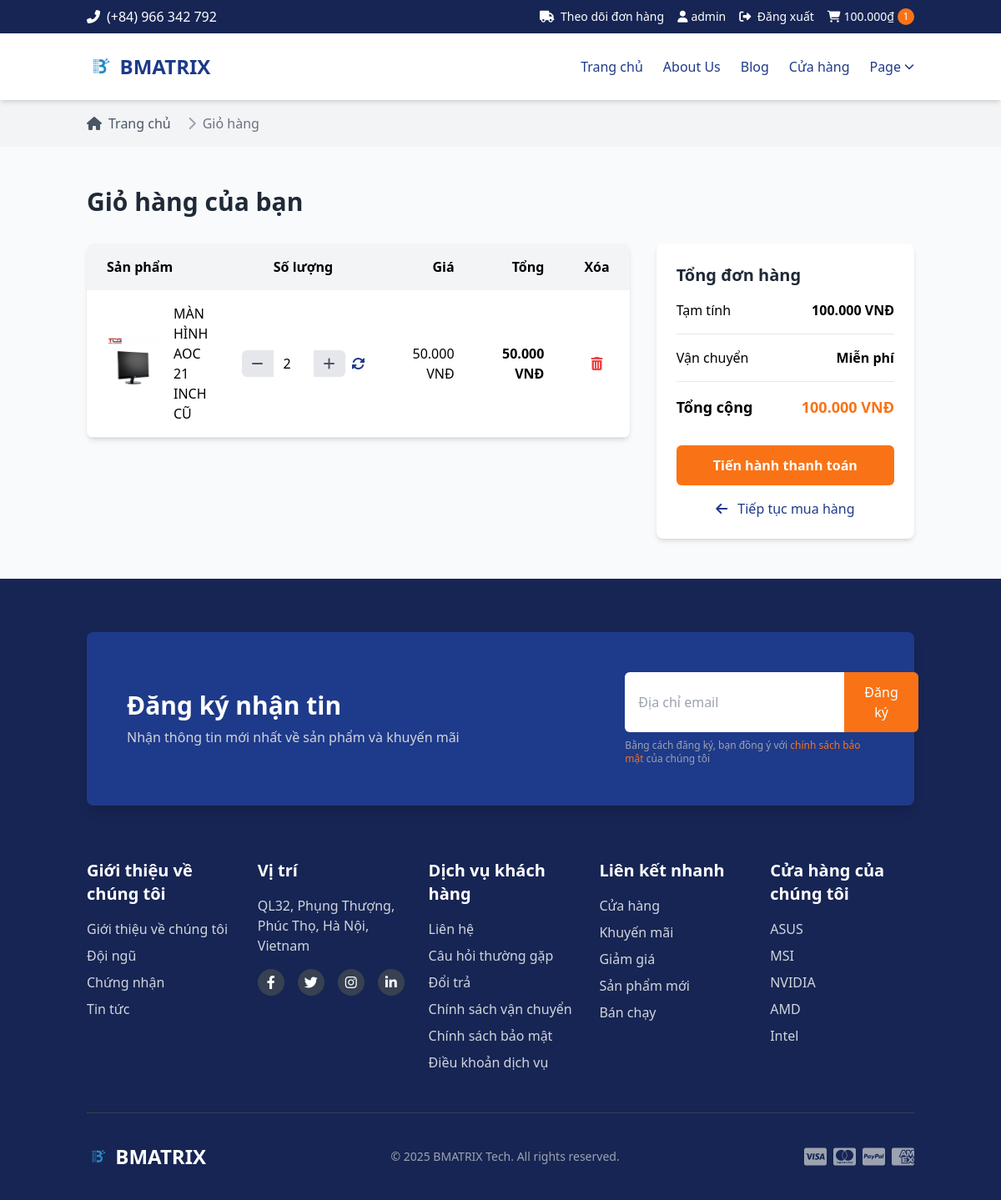
The page /cart/ (signed in) on the database as committed earlier.
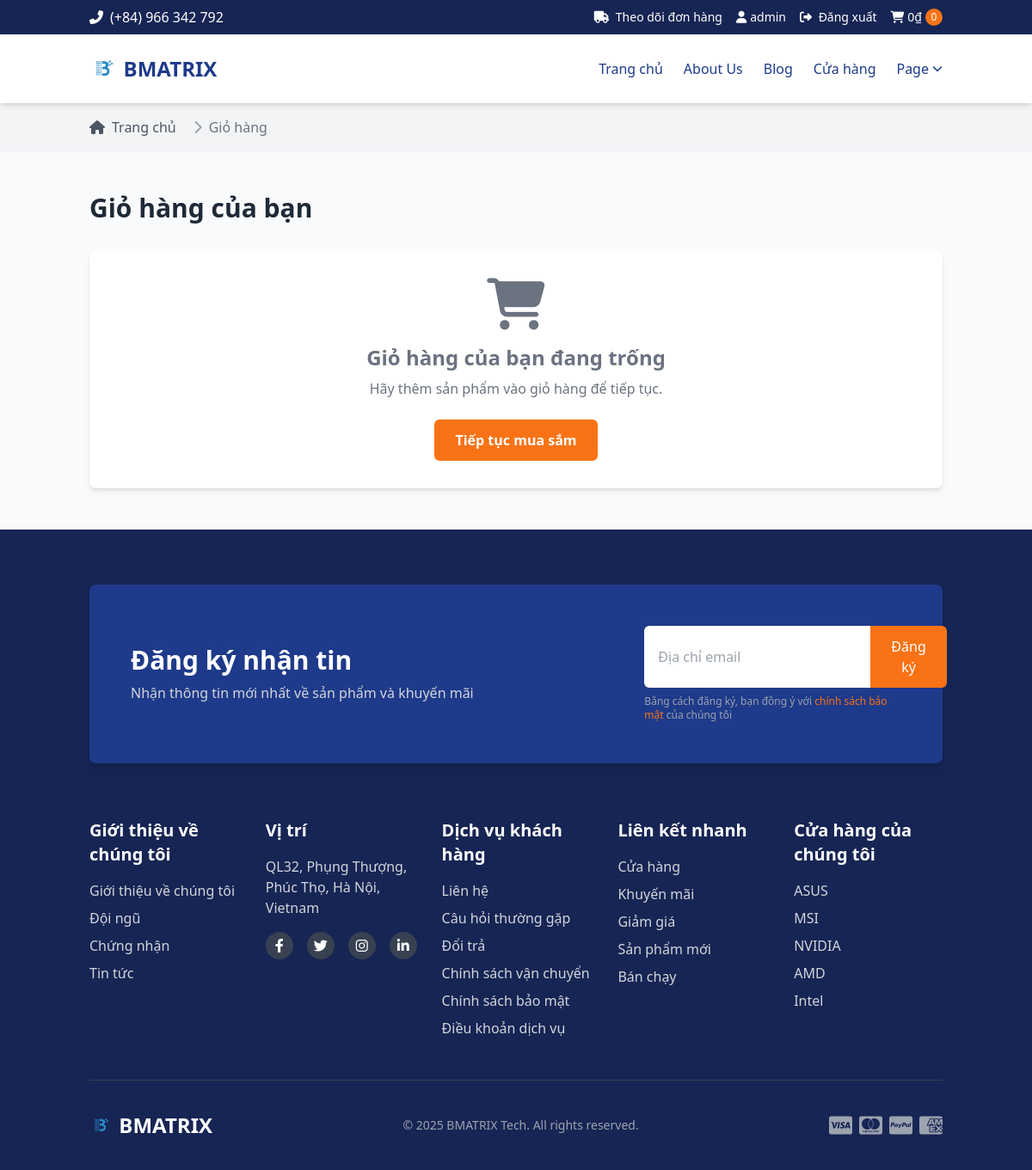
The same page on the database as committed later.
### cart/models.py (models this page shows, shortened)
class CartItem(models.Model):
    cart = models.ForeignKey(Cart, related_name='items', on_delete=models.CASCADE)
    product = models.ForeignKey(Product, on_delete=models.CASCADE)
    quantity = models.PositiveIntegerField(default=1)

### shop/models.py (models this page shows, shortened)
class Product(models.Model):
    AVAILABILITY_CHOICES = (
        ('in_stock', 'Còn hàng'),
        ('out_of_stock', 'Hết hàng'),
        ('pre_order', 'Đặt trước'),
        ('discontinued', 'Ngừng kinh doanh'),
        ('coming_soon', 'Sắp có hàng'),
    )
    category = models.ForeignKey(Category, related_name='products', on_delete=models.CASCADE)
    brand = models.ForeignKey(Brand, related_name='products', on_delete=models.SET_NULL, null=True, blank=True)
    name = models.CharField(max_length=200)
    slug = models.SlugField(unique=True)
    description = models.TextField(blank=True)
    price = models.DecimalField(max_digits=10, decimal_places=0)
    stock = models.PositiveIntegerField()
    image = models.ImageField(upload_to='products/', blank=True, null=True)
    availability = models.CharField(max_length=20, choices=AVAILABILITY_CHOICES, default='in_stock')
    created_at = models.DateTimeField(auto_now_add=True)
    updated_at = models.DateTimeField(auto_now=True)
    featured = models.BooleanField(default=False)
    class Meta:
        ordering = ('-created_at',)
    def get_absolute_url(self):
        return reverse('shop:product_detail', args=[self.slug])
    def get_main_image(self):
        if self.image:
            return self.image.url
        first_image = self.images.first()
        if first_image:
            return first_image.image.url
        return '/static/img/placeholder.png'

### cart/views.py (the view)
# urls.py: path('', views.cart_detail, name='cart_detail'),
def cart_detail(request):
    cart = _get_or_create_cart(request)
    cart_items = cart.items.all().select_related('product')
    total = sum(item.product.price * item.quantity for item in cart_items)
    context = {
        'cart': cart,
        'cart_items': cart_items,
        'total': total,
    }
    return render(request, 'cart/cart_detail.html', context)

### cart/context_processors.py (called while the page is built, shortened)
def cart_context(request):
    cart_count = 0
    cart_total = 0
    if request.user.is_authenticated:
        try:
            cart = Cart.objects.get(user=request.user)
            cart_items = CartItem.objects.filter(cart=cart)
            cart_count = cart_items.count()
            cart_total = sum(item.product.price * item.quantity for item in cart_items)
        except Cart.DoesNotExist:
            pass
    return {
        'cart_count': cart_count,
        'cart_total': cart_total,
    }

### cart/views.py (called while the page is built, shortened)
def _get_or_create_cart(request):
    if request.user.is_authenticated:
        cart, created = Cart.objects.get_or_create(user=request.user)
    return cart

### shop/templatetags/shop_tags.py (called while the page is built)
@register.filter(name='format_price')
def format_price(value):
    if value is None:
        return '0'
    try:
        value_int = int(float(value))
        value_str = str(value_int)
        result = ''
        for i, char in enumerate(reversed(value_str)):
            if i > 0 and i % 3 == 0:
                result = '.' + result
            result = char + result
        return result
    except (ValueError, TypeError):
        return str(value)

### templates/cart/cart_detail.html (shortened to what the changed rows need)
{% extends 'base.html' %}
{% load static %}
{% load shop_tags %}
{% block content %}
<section class="py-12">
    <div class="container mx-auto px-4">
        <h1 class="text-3xl font-bold text-gray-800 mb-8">Giỏ hàng của bạn</h1>
        {% if cart_items %}
        <div class="grid grid-cols-1 lg:grid-cols-3 gap-8">
            <div class="lg:col-span-2">
                <div class="bg-white rounded-lg shadow-md overflow-hidden">
                    <table class="w-full">
                        <thead class="bg-gray-100">
                            <tr>
                                <th class="py-4 px-6 text-left">Sản phẩm</th>
                                <th class="py-4 px-6 text-center">Số lượng</th>
                                <th class="py-4 px-6 text-right">Giá</th>
                                <th class="py-4 px-6 text-right">Tổng</th>
                                <th class="py-4 px-6 text-center">Xóa</th>
                            </tr>
                        </thead>
                        <tbody>
                            {% for item in cart_items %}
                            <tr class="border-b border-gray-200">
                                <td class="py-4 px-6">
                                    <div class="flex items-center">
                                        <img src="{{ item.product.get_main_image }}" alt="{{ item.product.name }}" class="w-16 h-16 object-cover rounded-md mr-4">
                                        <a href="{{ item.product.get_absolute_url }}" class="hover:text-secondary">
                                            {{ item.product.name }}
                                        </a>
                                    </div>
                                </td>
                                <td class="py-4 px-6">
                                    <form method="post" action="{% url 'cart:update_cart' item.id %}" class="flex justify-center">
                                        <div class="flex">
                                            <button type="button" class="decrease-quantity bg-gray-200 hover:bg-gray-300 text-gray-600 px-3 py-1 rounded-l-md">
                                                <i class="fas fa-minus"></i>
                                            </button>
                                            <input type="number" name="quantity" value="{{ item.quantity }}" min="1" max="{{ item.product.stock }}" class="quantity-input w-12 text-center border-gray-200 focus:ring-primary focus:border-primary">
                                            <button type="button" class="increase-quantity bg-gray-200 hover:bg-gray-300 text-gray-600 px-3 py-1 rounded-r-md">
                                                <i class="fas fa-plus"></i>
                                            </button>
                                        </div>
                                        <button type="submit" class="ml-2 text-primary hover:text-secondary">
                                            <i class="fas fa-sync-alt"></i>
                                        </button>
                                    </form>
                                </td>
                                <td class="py-4 px-6 text-right">
                                    {{ item.product.price|format_price }} VNĐ
                                </td>
                                <td class="py-4 px-6 text-right font-semibold">
                                    {{ item.product.price|format_price }} VNĐ
                                </td>
                                <td class="py-4 px-6 text-center">
                                    <form method="post" action="{% url 'cart:remove_from_cart' item.id %}">
                                        <button type="submit" class="text-red-500 hover:text-red-700">
                                            <i class="fas fa-trash-alt"></i>
                                        </button>
                                    </form>
                                </td>
                            </tr>
                            {% endfor %}
                        </tbody>
                    </table>
                </div>
            </div>
            <div class="lg:col-span-1">
                <div class="bg-white rounded-lg shadow-md overflow-hidden p-6">
                    <h2 class="text-xl font-bold text-gray-800 mb-4">Tổng đơn hàng</h2>
                    <div class="space-y-4">
                        <div class="flex justify-between border-b border-gray-200 pb-4">
                            <span>Tạm tính</span>
                            <span class="font-semibold">{{ total|format_price }} VNĐ</span>
                        </div>
                        <div class="flex justify-between border-b border-gray-200 pb-4">
                            <span>Vận chuyển</span>
                            <span class="font-semibold">Miễn phí</span>
                        </div>
                        <div class="flex justify-between">
                            <span class="text-lg font-bold">Tổng cộng</span>
                            <span class="text-lg font-bold text-secondary">{{ total|format_price }} VNĐ</span>
                        </div>
                        <div class="pt-4">
                            <a href="{% url 'orders:checkout' %}" class="block w-full bg-secondary hover:bg-secondary-light text-white font-bold py-3 px-6 rounded-md transition text-center">
                                Tiến hành thanh toán
                            </a>
                            <a href="{% url 'shop:product_list' %}" class="block w-full text-center mt-4 text-primary hover:text-secondary">
                                <i class="fas fa-arrow-left mr-2"></i> Tiếp tục mua hàng
                            </a>
                        </div>
                    </div>
                </div>
            </div>
        </div>
        {% else %}
        <div class="bg-white rounded-lg shadow-md p-8 text-center">
            <div class="text-gray-500 mb-6">
                <i class="fas fa-shopping-cart text-6xl mb-4"></i>
                <h2 class="text-2xl font-bold">Giỏ hàng của bạn đang trống</h2>
                <p class="mt-2">Hãy thêm sản phẩm vào giỏ hàng để tiếp tục.</p>
            </div>
            <a href="{% url 'shop:product_list' %}" class="inline-block bg-secondary hover:bg-secondary-light text-white font-bold py-3 px-6 rounded-md transition">
                Tiếp tục mua sắm
            </a>
        </div>
        {% endif %}
    </div>
</section>
{% endblock %}

### templates/include/header.html (shortened to what this page needs)
{% load static %}
{% load shop_tags %}
<div class="bg-primary-dark text-white py-2 z-100">
    <div class="container mx-auto px-4 flex justify-between items-center">
        <div class="hidden md:flex items-center">
            <i class="fas fa-phone-alt mr-2"></i>
            <span>(+84) 966 342 792</span>
        </div>
        <div class="flex items-center space-x-4 ml-auto text-sm">
            <a href="{% url 'orders:my_orders' %}" class="hover:text-secondary-light transition">
                <i class="fas fa-truck mr-1"></i> Theo dõi đơn hàng
            </a>
            {% if user.is_authenticated %}
            <a href="{% url 'accounts:profile' %}" class="flex items-center hover:text-secondary-light transition">
                <i class="fas fa-user mr-1"></i> {{ user.username }}
            </a>
            <form method="post" action="{% url 'account_logout' %}" class="inline">
                <button type="submit" class="hover:text-secondary-light transition text-white">
                    <i class="fas fa-sign-out-alt mr-1"></i> Đăng xuất
                </button>
            </form>
            {% else %}
            <a href="{% url 'accounts:login' %}" class="hover:text-secondary-light transition">
                <i class="fas fa-user mr-1"></i> Đăng nhập / Đăng ký
            </a>
            {% endif %}
            <a href="{% url 'cart:cart_detail' %}" class="flex items-center hover:text-secondary-light transition">
                <i class="fas fa-shopping-cart mr-1"></i>
                <span>{{ cart_total|format_price|default:"0" }}₫</span>
                <span class="ml-1 bg-secondary text-white rounded-full h-5 w-5 flex items-center justify-center text-xs">
                    {{ cart_count|default:"0" }}
                </span>
            </a>
        </div>
    </div>
</div>
<header id="sticky-header" class="bg-white shadow-md py-4 sticky top-0 z-50 transition-all duration-300">
    <div class="container mx-auto px-4">
        <div class="flex items-center justify-between">
            <a href="/" class="flex items-center">
                <img src="{% static 'img/logo.png' %}" alt="BMATRIX Logo" class="h-12 mr-2">
                <span class="text-primary font-bold text-2xl">BMATRIX</span>
            </a>
            <nav class="hidden lg:flex items-center space-x-6">
                <a href="/" class="text-primary hover:text-secondary font-medium">Trang chủ</a>
                <a href="{% url 'about' %}" class="text-primary hover:text-secondary font-medium">About Us</a>
                <a href="{% url 'blog:post_list' %}" class="text-primary hover:text-secondary font-medium">Blog</a>
                <a href="{% url 'shop:product_list' %}" class="text-primary hover:text-secondary font-medium">Cửa hàng</a>
                <div class="relative dropdown-container">
                    <button data-toggle="dropdown-menu" class="flex items-center text-primary hover:text-secondary font-medium">
                        Page <i class="fas fa-chevron-down text-xs ml-1"></i>
                    </button>
                </div>
            </nav>
        </div>
    </div>
</header>

Rows that differ between the two databases and show on the page:
removed CartItem: product.get_main_image (picture), product.name "MÀN HÌNH AOC 21 INCH CŨ", quantity "2", product.price "50.000"
Other text that changed with them:
{{ cart_total|format_price|default:"0" }}: "100.000" → "0"
{{ cart_count|default:"0" }}: "1" → "0"
{{ total|format_price }}: "100.000" → (not shown)
text no longer shown: "Sản phẩm Số lượng Giá Tổng Xóa Tổng đơn hàng Tạm tính VNĐ Vận chuyển Miễn phí Tổng cộng VNĐ Tiến hành thanh toán Tiếp tục mua hàng"
text now shown: "Giỏ hàng của bạn đang trống Hãy thêm sản phẩm vào giỏ hàng để tiếp tục. Tiếp tục mua sắm"
